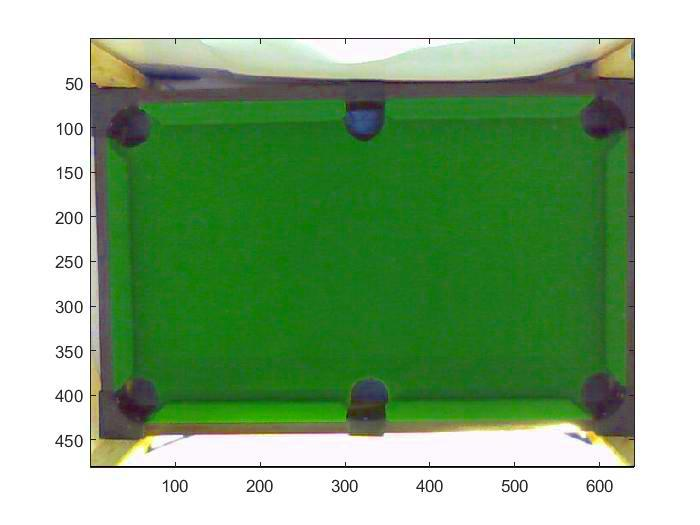
%> input picture images/table2.jpg, 700 x 525 px
$ octave jms6.m   (GNU Octave 9; MATLAB toolbox functions it lacks are replaced by stand-ins)
%> lines starting %> are read from the running program, lines starting %| are printed output that depends on the picture; in (x1, y1, x2, y2) boxes, pixels count from 0 and x2, y2 are one past the last pixel; in counts of white or black regions, pixels touching at a corner belong together; the program's own positions count from 1
### images/getColor.m
function c = getColor(r, g, b)
%   Detailed explanation goes here
    if (r > 190) && (r < 200) && (g > 200) && (g < 220) && (b > 165) && (b < 210)
        c = 'blue';
    elseif (r < 125) && (g < 140) && (b < 140)
        c = 'black';
    elseif (r > 235) && (g > 230) && (b > 120) && (b < 175)
        c = 'orange';
    elseif (r > 220) && (g < 75) && (b > 150) && (b < 170)
        c = 'red';
    elseif (r > 240) && (g > 240) && (b > 240)
        c = 'white';
    elseif (r > 240) && (g > 240) && (b > 150) && (b < 185)
        c = 'yellow';
    else
        c = 'undetermined';
    end
end

### images/jms6.m
%{
    Joshua Smith
    ECE 495 - Clemson University
    Testing Image Processing Functionality with Static Imaages
    3/8/2017
%}

clear
clc
close all;

tic
% load images
background=imread('table2.JPG');
%> background is the input picture: size 525x700x3 uint8; mean R, G, B 137.3, 173.6, 132.1
newimg=imread('test4_2.JPG');
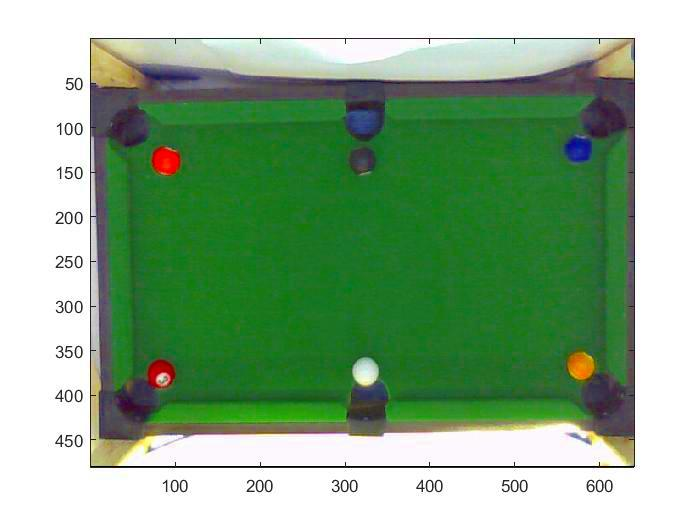
%> input picture images/test4_2.jpg, 700 x 525 px
%> newimg is the input picture: size 525x700x3 uint8; mean R, G, B 138.5, 172.8, 138.4
table=newimg;

background=rgb2gray(background);
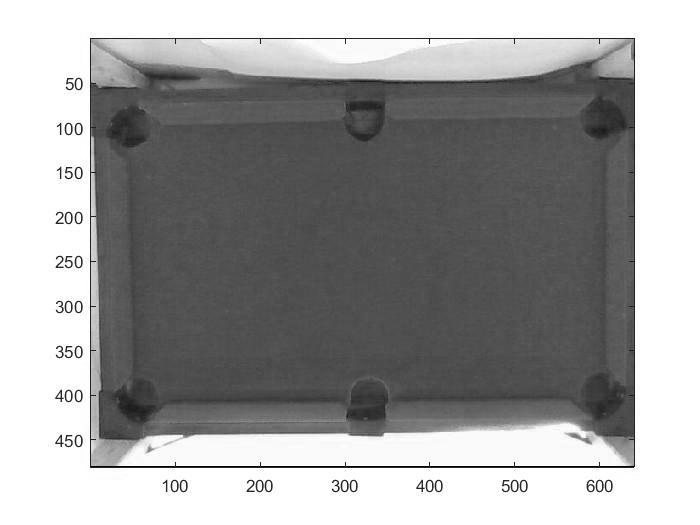
%> background: size 525x700 uint8; min 0, max 255, mean 158
newimg=rgb2gray(newimg);
%> newimg: size 525x700 uint8

figure, imshow (table); hold on;

v={};
se=strel('disk',8);
for i=4:0.25:8
    back=im2bw(background,i/10-0.1);
    new=im2bw(newimg,i/10);
    new=imdilate(new,se);
    foreground=bitxor(new,back);
    binimg=im2bw(foreground,0.5);
    %imshow(binimg);
    [centers, radii, metric]=imfindcircles(binimg,[10,20]);
    viscircles(centers, radii, 'EdgeColor','b','LineStyle','--');
    if size(centers) > 0
        if exist('v_centers')
            v_centers=[v_centers; centers];
            v_radii=[v_radii; radii];
            v_metric=[v_metric; metric];
        else
            v_centers=centers;
            v_radii=radii;
            v_metric=metric;
        end
    end
    clear back; clear new; clear foreground; clear binimg;
    clear centers; clear radii; clear metric;
end
%> this loop made 17 passes
%> (v_radii, v_metric) on pass 1: ([17.13; 13.77; 13.37; 11.8; 12.5; 10.74; 10], [0.269; 0.233; 0.207; 0.0724; 0.0686; 0.0493; 0.0367])
%> (radii, metric) on passes 8, 9, 11, 16, 17: ([13.36; 19.05; 10.33; 18.53; 13.67; 10; 15.64], [0.676; 0.603; 0.285; 0.255; 0.226; 0.196; 0.0521]), ([19.04; 13.39; 19.68; 14.82; 14.42; 13.17; 10], [0.624; 0.61; 0.186; 0.185; 0.154; 0.0754; 0.00918]), ([18.9; 12.91; 10.54; 10.9; 10], [0.637; 0.634; 0.34; 0.328; 0]), ([17.95; 11.34; 13.49; 14.72; 14.79], [0.813; 0.454; 0.214; 0.213; 0.205]), ([17.48; 11.31; 13.14; 13.49; 14.83], [0.774; 0.479; 0.189; 0.178; 0.119])
%> pass 1, `back=im2bw(background,i/10-0.1);`:
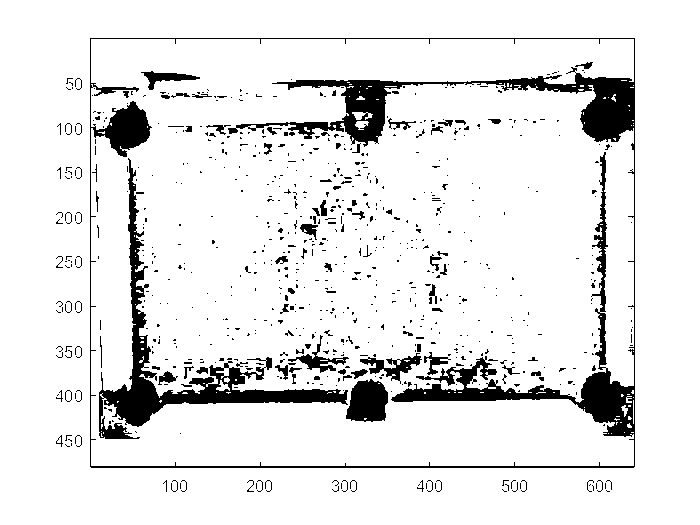
%> back: size 525x700 logical; 90.5% white; 732 black regions (647 under 20 px), largest, box (x1, y1, x2, y2) and area: (90, 38, 635, 468) 17889, (99, 158, 348, 439) 7527, (346, 379, 388, 422) 1402
%> pass 1, `new=im2bw(newimg,i/10);`:
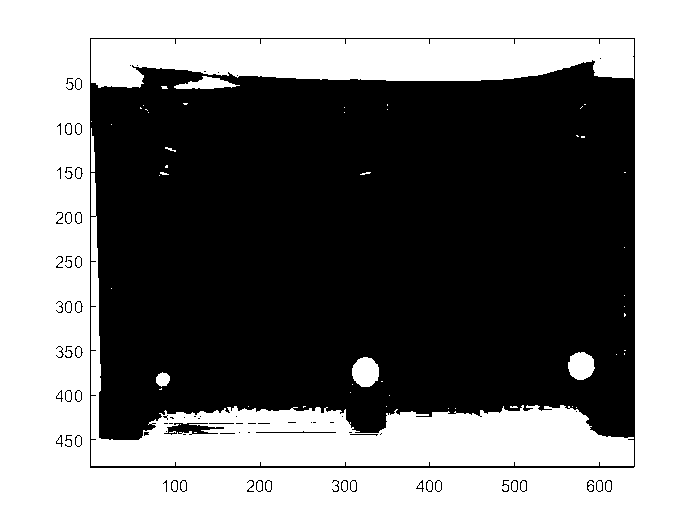
%> new: size 525x700 logical; 49.6% white; 54 white regions (45 under 20 px), largest, box (x1, y1, x2, y2) and area: (0, 0, 700, 525) 131918, (91, 173, 634, 466) 27485, (91, 39, 634, 88) 20754
%> pass 1, `new=imdilate(new,se);`:
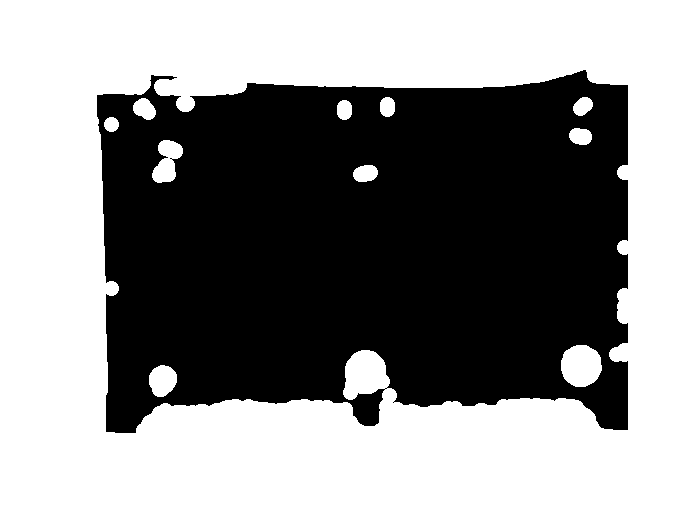
%> new: size 525x700 logical; 56.6% white; 1 black region, box (x1, y1, x2, y2) and area: (97, 70, 628, 433) 159626
%> pass 1, `foreground=bitxor(new,back);`:
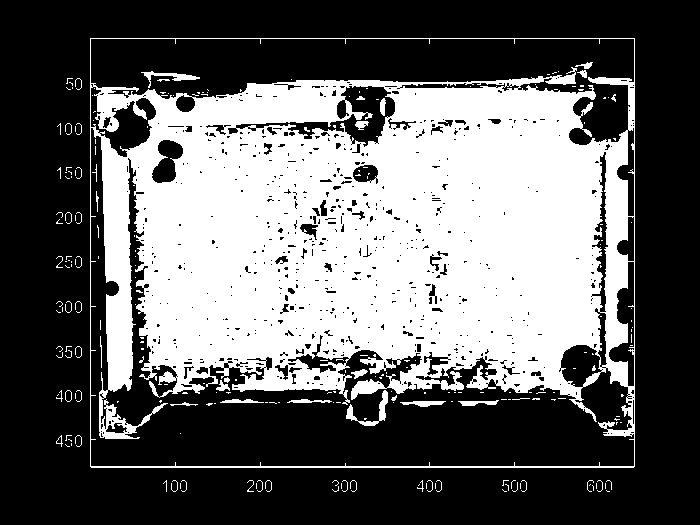
%> foreground: size 525x700 logical; 39.3% white; 235 white regions (197 under 20 px), largest, box (x1, y1, x2, y2) and area: (90, 38, 635, 468) 140839, (346, 390, 388, 426) 361, (141, 71, 200, 88) 266
%> after the loop, v_centers = 119 rows, first 12: [369.7 396.1; 368.1 413.9; 585.2 371.8; 423.5 380.4; 332.9 103.5; 439.1 99.94; 420 409; 163.5 380; 365.7 372.1; 582.7 367.9; 334.9 110; 399.7 106]; v_metric = 119 values, max 0.813 at index 110, min 0 at index 31, mean 0.297; v_radii = 119 values, max 19.99 at index 109, min 10 at index 7, mean 14.06

num=length(v_centers);
%> num = 119
rad=mean(v_radii);
%> rad = 14.06
bin=zeros(num,1);

for i=1:1:num
   if (v_centers(i,1)>145 && v_centers(i,1)<590)
       if (v_centers(i,2)>130 && v_centers(i,2)<395)
           bin(i)=1;
       end
   end
end
%> this loop made 119 passes
%> after the loop, bin = 119 values, max 1 at index 3, min 0 at index 1, mean 0.563

idx = rangesearch(v_centers, v_centers, rad*1.5);
%> idx = 119 items

center=[];
radii=[];
metric=[];

k=1;
for i=1:1:num
    if bin(i)
        for j=1:1:(length(idx{i})-1)
            bin(idx{i}(1+j),1)=0;
        end
        center(k,:)=v_centers(i,:);
        radii(k,:)=v_radii(i,:);
        metric(k,:)=v_metric(i,:);
        k=k+1;
    end
end
%> after the loop, bin = 119 values, max 1 at index 3, min 0 at index 1, mean 0.109; center = 13 rows, first 12: [585.2 371.8; 423.5 380.4; 163.5 380; 365.7 372.1; 365.8 174.4; 164.7 174.2; 583.5 137.9; 554.8 323.2; 350.9 226.4; 171 149.2; 358.2 275.5; 230.2 316.3]; k = 14; metric = [0.207; 0.0724; 0.516; 0.385; 0.253; 0.354; 0.233; 0; 0; 0.29; 0; 0; 0]; radii = [13.37; 11.8; 14.41; 19.17; 11.53; 11.02; 10.12; 10; 10; 11.48; 10; 10; 10]

viscircles(center, radii, 'EdgeColor','b','LineStyle','--');

num=length(metric);
%> num = 13
color = {};
for b=1:1:num
    ballNum = sprintf('%1.0f', b);
    text(center(b,1),center(b,2),ballNum,'HorizontalAlignment','center',...
        'VerticalAlignment','middle','color','g',...
        'FontWeight','bold','FontSize',14);
    x = round(center(b,2));
    y = round(center(b,1));
    rA=table(x-5:x+5,y-5:y+5,1);
    gA=table(x-5:x+5,y-5:y+5,2);
    bA=table(x-5:x+5,y-5:y+5,3);
    % [13 lines of commented-out code are left out]
    red = mean(mean(rA));
    green = mean(mean(gA));
    blue = mean(mean(bA));
    color{b} = getColor(red, green, blue);
    theta(b) = atand((365-center(b,1))/((445+55)-center(b,2)));
    fprintf('The color of the ball %s is %s, and it''s center is at (%d, %d)\n', ballNum, color{b}, round(center(b,1)), round(center(b,2)));
end
%> this loop made 13 passes
%> (ballNum, x, y, red, green, blue, c in getColor) on passes 1 to 12: ('1', 372, 585, 235.4, 127.1, 2.31, 'undetermined'), ('2', 380, 423, 28.34, 112.3, 34.07, 'black'), ('3', 380, 163, 206.1, 152.3, 136.8, 'undetermined'), ('4', 372, 366, 214.2, 236.1, 226, 'undetermined'), ('5', 174, 366, 61.01, 99.2, 59.25, 'black'), ('6', 174, 165, 165.4, 64.31, 24.17, 'undetermined'), ('7', 138, 583, 51.77, 67.12, 112.2, 'black'), ('8', 323, 555, 38.65, 117.2, 38.19, 'black'), ('9', 226, 351, 26.87, 115.2, 35.47, 'black'), ('10', 149, 171, 130, 72.47, 38.9, 'undetermined'), ('11', 275, 358, 24.77, 116.5, 33.32, 'black'), ('12', 316, 230, 24.44, 123.5, 27.49, 'black')
%| The color of the ball 1 is undetermined, and it's center is at (585, 372)
%| The color of the ball 2 is black, and it's center is at (423, 380)
%| The color of the ball 3 is undetermined, and it's center is at (163, 380)
%| The color of the ball 4 is undetermined, and it's center is at (366, 372)
%| The color of the ball 5 is black, and it's center is at (366, 174)
%| The color of the ball 6 is undetermined, and it's center is at (165, 174)
%| The color of the ball 7 is black, and it's center is at (583, 138)
%| The color of the ball 8 is black, and it's center is at (555, 323)
%> (further printed lines are left out)
%> after the loop, color = 13 items; theta = [-59.79 -26.05 59.22 -0.308 -0.139 31.59 -31.1 -47.03 2.94 28.94 1.73 36.27 -32.06]
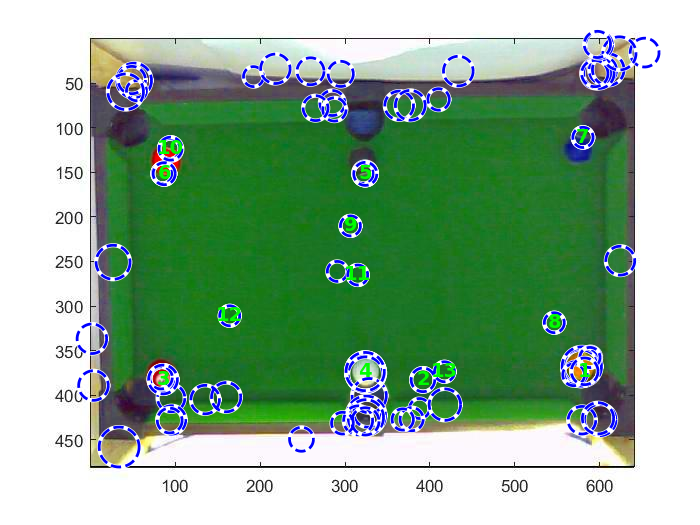
%> figure redrawn from the program's plot data
fprintf('The number of pool balls in this picture is %d\n\n',length(center));
%| The number of pool balls in this picture is 13

flag = 0;
while 0 %~flag
    flag = menu('Please choose a color from the ones listed','red','black','blue','yellow','white','orange','all');
    switch flag
        case 1
            select = 'red';
        case 2
            select = 'black';
        case 3
            select = 'blue';
        case 4
            select = 'yellow';
        case 5
            select = 'white';
        case 6
            select = 'orange';
        case 7
            select = 'all';
    end
    bNum = strmatch(select,color);
    if flag ~= 0 && flag ~= 7
        set_param('Project3/Constant','Value',num2str(theta(bNum)));
            pause(2);
    elseif flag == 7
        for i=1:1:num
           set_param('Project3/Constant','Value',num2str(round(theta(i))));
           pause(2);
        end
    end
end

toc
